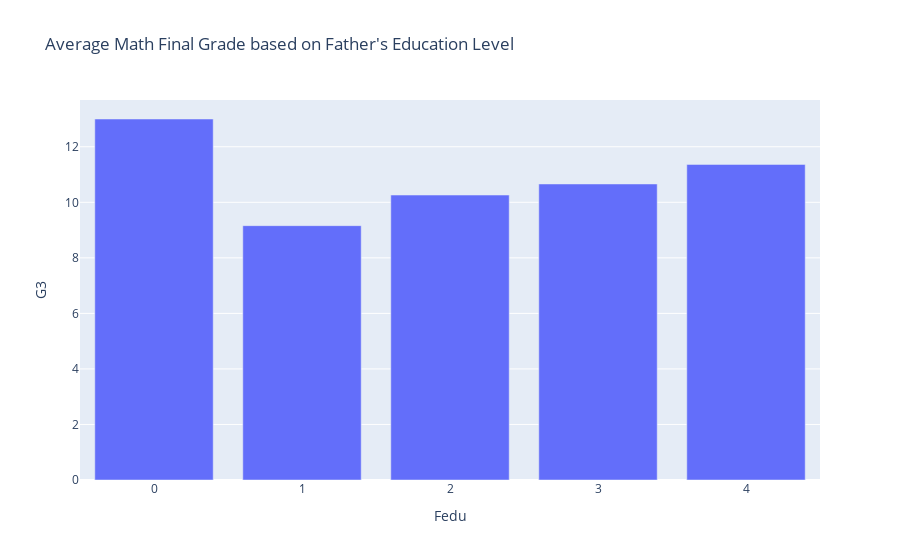

The notebook cell saved with this chart:
### Markdown cell above
# Inference:
*The width of the violins represents the density of the data points. Wider sections indicate higher data density, while narrower sections indicate lower data density.

*Outliers, represented by individual points outside the violins, can be observed in several groups, indicating students with exceptional or underperforming Math grades compared to their respective groups.

### Code cell
# Grouped Bar Plot: Average Math Final Grade based on Father's Education Level
father_education_grouped = df_math.groupby('Fedu')['G3'].mean().reset_index()
fig = px.bar(father_education_grouped, x='Fedu', y='G3', labels={'x': "Father's Education Level", 'y': 'Average Math Final Grade'},
             title="Average Math Final Grade based on Father's Education Level")
fig.show()

### Figure 1 — Plotly figure (JSON) as saved in the notebook; plotly's stock layout.template omitted (floating-point values rounded to 4 significant figures)
{"data": [{"alignmentgroup": "True", "hovertemplate": "Fedu=%{x}<br>G3=%{y}<extra></extra>", "legendgroup": "", "marker": {"color": "#636efa", "pattern": {"shape": ""}}, "name": "", "offsetgroup": "", "orientation": "v", "showlegend": false, "textposition": "auto", "type": "bar", "x": [0, 1, 2, 3, 4], "xaxis": "x", "y": [13, 9.159, 10.26, 10.66, 11.36], "yaxis": "y"}], "layout": {"barmode": "relative", "legend": {"tracegroupgap": 0}, "title": {"text": "Average Math Final Grade based on Father's Education Level"}, "xaxis": {"anchor": "y", "domain": [0, 1], "title": {"text": "Fedu"}}, "yaxis": {"anchor": "x", "domain": [0, 1], "title": {"text": "G3"}}}}
